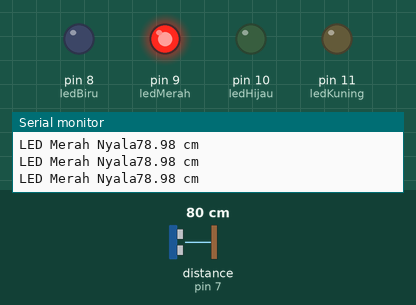
The sketch below on a simulated Arduino Uno, built with avr-gcc and run on an emulated ATmega328P. On the bench: output pins drawn as LEDs (lit = HIGH), the last lines printed to the serial monitor. Wiring (inferred from the names in the program): ultrasonic range finder: trigger pin 6; echo pin 7. The test bench sets the inputs (shaded band); at power-on: distance to the obstacle (sensor on pin 7) 80 cm. The echo pulse lasts 58.3 µs per cm; pins used as bus, display or sensor lines are not drawn.

Above: at 1.2 s.
1.3 s: distance to the obstacle (sensor on pin 7) set to 53 cm
4.3 s: distance to the obstacle (sensor on pin 7) set to 47 cm
At 4.7 s:
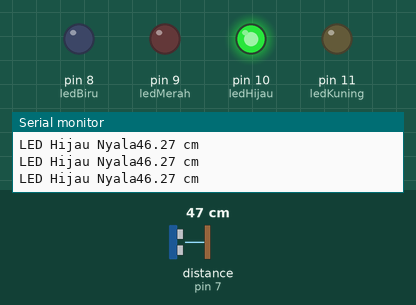
5.9 s: distance to the obstacle (sensor on pin 7) set to 120 cm
At 6.9 s:
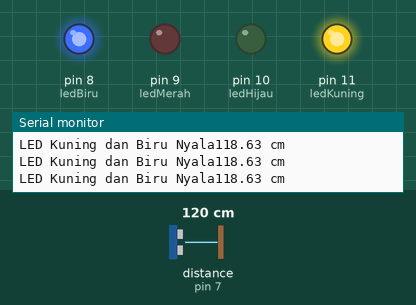
7.4 s: distance to the obstacle (sensor on pin 7) set to 105 cm
10.4 s: distance to the obstacle (sensor on pin 7) set to 98 cm
At 11.0 s:
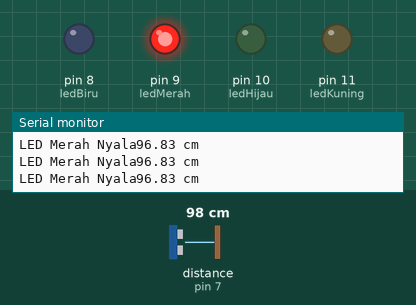
Timing chart, 0 to 12.9 s (numbered marks = the images above; inputs shaded):
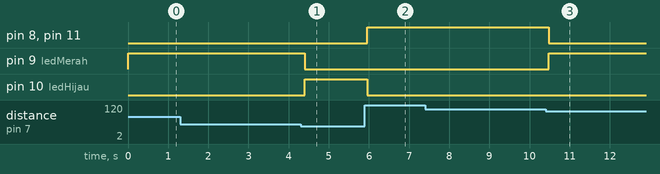

The sketch:

uas_arduino.ino
```cpp
int trig_pin = 6;
int echo_pin = 7;
long echotime;
float distance;

//led
int ledKuning = 11, ledHijau = 10, ledMerah = 9, ledBiru = 8;

void setup() {
  Serial.begin(9600);
  pinMode(trig_pin, OUTPUT);
  pinMode(echo_pin, INPUT);
  digitalWrite(trig_pin, LOW);
  pinMode(ledKuning, OUTPUT);
  pinMode(ledHijau, OUTPUT);
  pinMode(ledMerah, OUTPUT);
  pinMode(ledBiru, OUTPUT);
}

void loop() {
  digitalWrite(trig_pin, HIGH);
  delayMicroseconds(10);
  digitalWrite(trig_pin, LOW);
  echotime= pulseIn(echo_pin, HIGH);
  distance= 0.0001*((float)echotime*340.0)/2.0;
//  Serial.print(distance);
//  Serial.println(" cm");
  digitalWrite(ledKuning, 0);
  digitalWrite(ledHijau, 0);
  digitalWrite(ledMerah, 0);
  digitalWrite(ledBiru, 0);
  if(distance < 50) {
    digitalWrite(ledHijau, 1);
    Serial.print(distance);
    Serial.println(" cm");
    Serial.print("LED Hijau Nyala");
  } else if(distance >= 50 && distance < 100) {
    digitalWrite(ledMerah, 1);
    Serial.print(distance);
    Serial.println(" cm");
    Serial.print("LED Merah Nyala");
  } else if(distance >= 100) {
    digitalWrite(ledBiru, 1);
    digitalWrite(ledKuning, 1);
    Serial.print(distance);
    Serial.println(" cm");
    Serial.print("LED Kuning dan Biru Nyala");
  }
  delay(100);
}
```

Measured:
- the behaviour switches between 51 and 50 cm on distance to the obstacle (sensor on pin 7) (found by bisection; images 0 and 1)
- the behaviour switches between 102 and 101 cm on distance to the obstacle (sensor on pin 7) (found by bisection; images 2 and 3)
- after the input at 4.3 s, pin 9 (ledMerah): HIGH → LOW after 0.10 s; pin 10 (ledHijau): LOW → HIGH after 0.10 s
- after the input at 5.9 s, pin 8 (ledBiru), pin 11 (ledKuning): LOW → HIGH after 0.06 s; pin 10 (ledHijau): HIGH → LOW after 0.06 s
- after the input at 10.4 s, pin 8 (ledBiru), pin 11 (ledKuning): HIGH → LOW after 0.08 s; pin 9 (ledMerah): LOW → HIGH after 0.08 s
